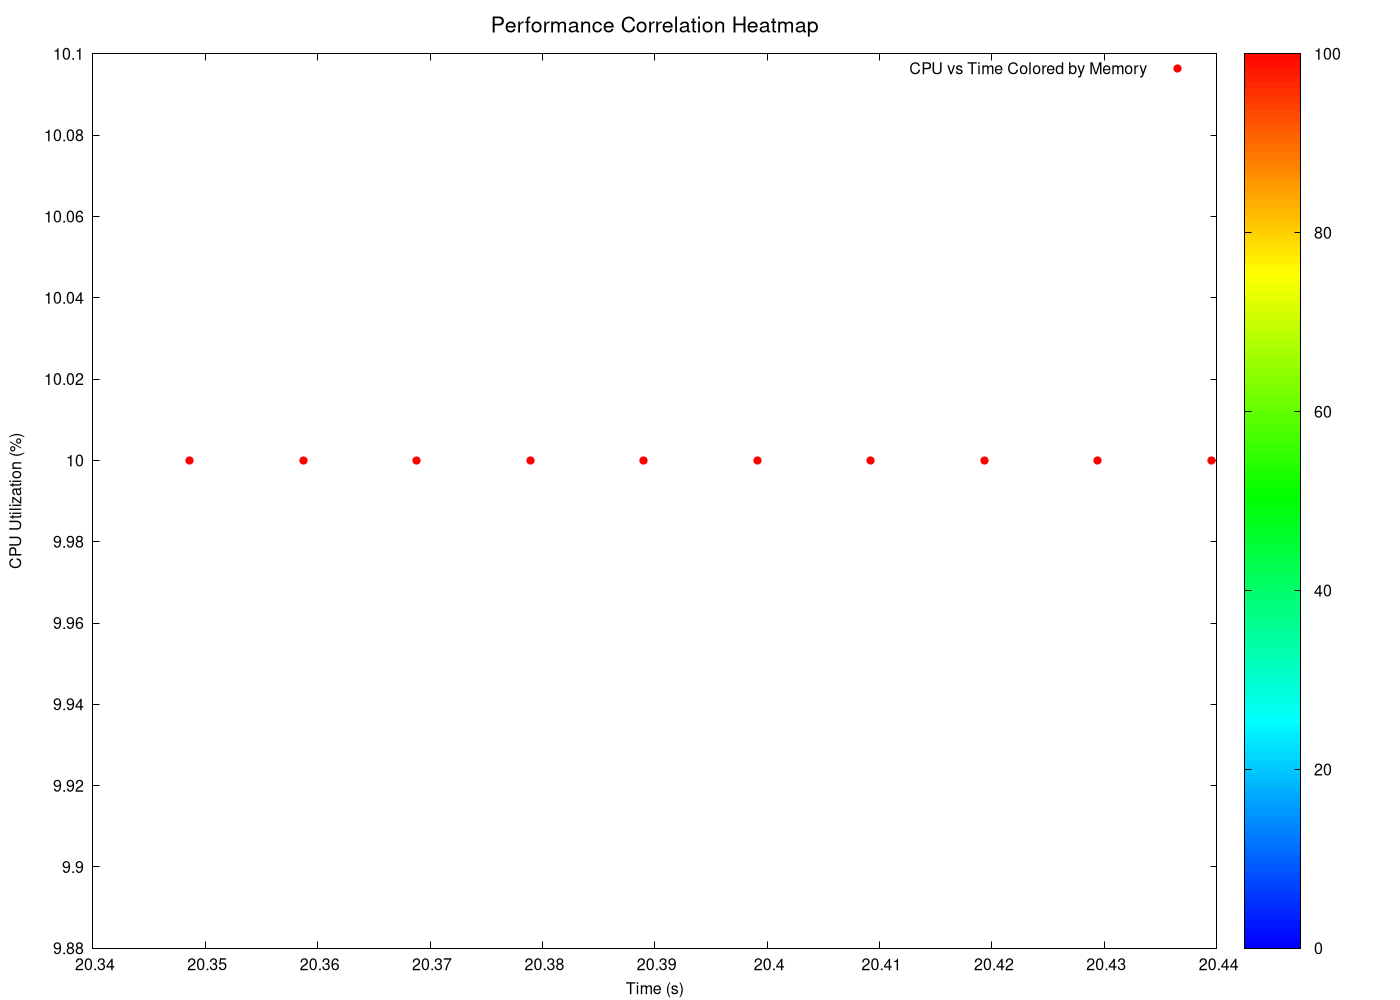

Write the gnuplot code that produced this figure.
# GNUplot script for 3D heatmaps
set terminal pngcairo enhanced font 'Helvetica,12' size 1400,1000
set output 'png/interpolation_search_20260131_225833_3d_heatmap_heatmap.png'

set title 'Performance Correlation Heatmap' font 'Helvetica,16'
set xlabel 'Time (s)' font 'Helvetica,12'
set ylabel 'CPU Utilization (%)' font 'Helvetica,12'
set zlabel 'Memory Usage (MB)' font 'Helvetica,12'

# Configure pm3d for heatmap
set pm3d map
set palette defined (0 '#0000ff', 1 '#00ffff', 2 '#00ff00', 3 '#ffff00', 4 '#ff0000')
set cbrange [0:]
set view map

# 2D heatmap projection (since we have time-series data)
plot 'png/interpolation_search_20260131_225833_3d_heatmap_heatmap.dat' using 1:2:3 with points palette pt 7 ps 1.2 title 'CPU vs Time Colored by Memory'
